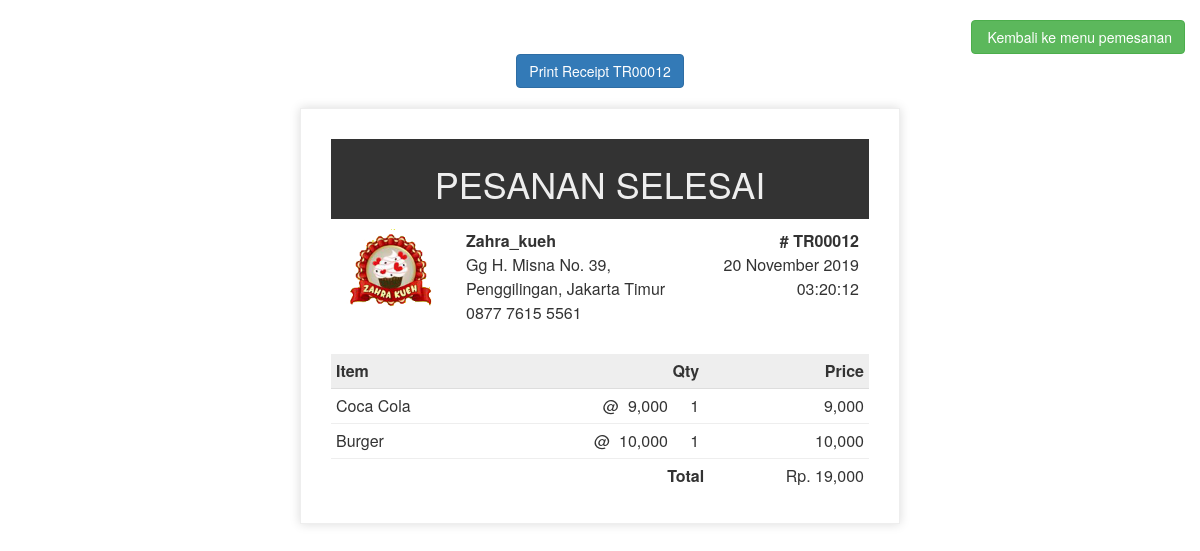
/struk.php?id=TR00012, run on the app's committed database.
### tables this page shows
CREATE TABLE `tbl_transaksi` (
  `id_transaksi` varchar(11) NOT NULL,
  `status` varchar(30) NOT NULL,
  `total` int(11) NOT NULL,
  `tanggal_transaksi` timestamp NOT NULL DEFAULT CURRENT_TIMESTAMP
);

CREATE TABLE `tbl_pesanan` (
  `id_pesanan` int(10) NOT NULL,
  `id_transaksi` varchar(10) NOT NULL,
  `id_menu` varchar(10) NOT NULL,
  `qty` int(10) NOT NULL,
  `total` int(10) NOT NULL
);

CREATE TABLE `tbl_menu` (
  `id_menu` varchar(5) NOT NULL,
  `nama_menu` varchar(30) NOT NULL,
  `harga_menu` int(11) NOT NULL,
  `foto_menu` varchar(20) NOT NULL
);

### struk.php (the view, shortened to what this page needs)
<?php
include 'koneksi.php';
$struk=mysqli_query($conn,"SELECT * from tbl_transaksi where id_transaksi = '".$_GET['id']."'");
$tr=mysqli_fetch_array($struk);
?>
<html>
<head>
    <link rel="stylesheet" type="text/css" href="asset/css/bootstrap.min.css">
    <link rel="stylesheet" type="text/css" href="asset/css/plugins/font-awesome.min.css"/>
</head>
<body>
<br>
<div class="col-lg-12">
<span class="pull-right"><a href="pesan.php" class="no-print btn btn-success"><i class="fa fa-exit"></i> Kembali ke menu pemesanan</a></span>
</div>
<br>
<center>
<input type="button" class="no-print btn btn-primary" value="Print Receipt <?php echo $_GET['id']; ?>" onclick="printPage('<?php echo $_GET['id']; ?>');">
</center>
<br>
    <div class="invoice-box" id="<?php echo $_GET['id']; ?>">
        <table cellpadding="0" cellspacing="0" onload="javascript:window.print()">
            <?php if($tr['status']=='Selesai'){ ?>
            <tr>
                <td colspan="3" align="center" style="background-color: #333;color: #eee">
                    <h1>PESANAN SELESAI</h1>
                </td>
            </tr>
        <?php } ?>
            <tr class="top">
                <td colspan="3">
                    <table class="none">
                        <tr>
                        	<td class="title float-right">
                            	<img src="img/logo.png" style="width:100px; max-width:300px;">
                            </td>
                            <td>
                                <b>Zahra_kueh</b><br>
                                Gg H. Misna No. 39,<br> Penggilingan, Jakarta Timur<br>
                                0877 7615 5561
                            </td>
                            <td>
                                <b># <?php echo $_GET['id']; ?></b><br>
                                <?php
                                $tgl=$tr['tanggal_transaksi'];
                                $tgl = new DateTime($tgl);
                                echo date_format($tgl, "d F Y").'<br>'.date_format($tgl, "H:i:s"); ?>
                            </td>
                        </tr>
                    </table>
                </td>
            </tr>
            <tr class="heading">
                <td>
                    Item
                </td>
                <td>Qty</td>
                <td>
                    Price
                </td>
            </tr>
            <?php $item=mysqli_query($conn,"SELECT * from tbl_pesanan where id_transaksi = '".$_GET['id']."'");
            	while ($row=mysqli_fetch_array($item)) {
            		$id_m=$row['id_menu'];
            		$qty=$row['qty'];
            		$price=$row['total'];
            		$menu=mysqli_query($conn,"SELECT * from tbl_menu where id_menu = '".$id_m."'");
            		$j=mysqli_fetch_array($menu);
            		$name=$j['nama_menu'];
            		$captain=$j['harga_menu'];
             ?>
            <tr class="item">
                <td>
                    <?php echo $name; ?>
                </td>
                <td>@&nbsp;&nbsp;<?php echo number_format($captain); ?>&nbsp;&nbsp;&nbsp;&nbsp;&nbsp;<?php echo $qty; ?></td>
                <td>
                    <?php echo number_format($price); ?>
                </td>
            </tr>
            <?php } ?>
            <tr>
            	<th colspan="2">
            		<span class="pull-right">Total</span>
            	</th>
            	<td>
            		<span class="pull-right">Rp. <?php echo number_format($tr['total']); ?></span>
            	</td>
            </tr>
        </table>
    </div>
    <br>
    <br>
</body>
</html>

### struk.php (style rules this page uses)
* { font-family: 'Helvetica Neue', 'Helvetica', Helvetica, Arial, sans-serif; }
.invoice-box { max-width: 600px; margin: auto; padding: 30px; border: 1px solid #eee; box-shadow: 0 0 10px rgba(0, 0, 0, .15); font-size: 16px; line-height: 24px; font-family: 'Helvetica Neue', 'Helvetica', Helvetica, Arial, sans-serif; color: #555; }
.invoice-box table { width: 100%; line-height: inherit; text-align: left; }
.invoice-box table td { padding: 5px; vertical-align: top; }
.invoice-box table tr td:nth-child(2) { text-align: right; }
.invoice-box table tr td:nth-child(3) { text-align: right; }
.invoice-box table .none tr td:nth-child(2) { text-align: left; }
.invoice-box table tr.top table td { padding-bottom: 20px; }
.invoice-box table tr.top table td.title { font-size: 45px; line-height: 45px; color: #333; }
.invoice-box table tr.heading td { background: #eee; border-bottom: 1px solid #ddd; font-weight: bold; }
.invoice-box table tr.item td { border-bottom: 1px solid #eee; }

### data on the page
tbl_transaksi: tanggal_transaksi "20 November 2019", tanggal_transaksi "03:20:12", total "19,000"
tbl_pesanan: id_menu.nama_menu "Coca Cola", id_menu.harga_menu "9,000", qty "1", total "9,000"
tbl_pesanan: id_menu.nama_menu "Burger", id_menu.harga_menu "10,000", qty "1", total "10,000"

### other printed values
$_GET['id'] "TR00012"
